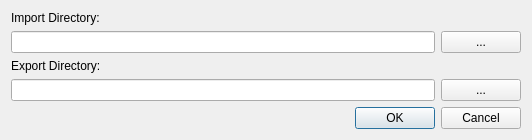
<?xml version="1.0" encoding="UTF-8"?>
<ui version="4.0">
 <class>Dialog</class>
 <widget class="QDialog" name="Dialog">
  <property name="geometry">
   <rect>
    <x>0</x>
    <y>0</y>
    <width>532</width>
    <height>112</height>
   </rect>
  </property>
  <property name="windowTitle">
   <string>Dialog</string>
  </property>
  <layout class="QVBoxLayout" name="verticalLayout">
   <item>
    <widget class="QLabel" name="label">
     <property name="text">
      <string>Import Directory:</string>
     </property>
    </widget>
   </item>
   <item>
    <layout class="QHBoxLayout" name="horizontalLayout_3">
     <item>
      <widget class="QLineEdit" name="import_line"/>
     </item>
     <item>
      <widget class="QPushButton" name="import_button">
       <property name="text">
        <string>...</string>
       </property>
      </widget>
     </item>
    </layout>
   </item>
   <item>
    <widget class="QLabel" name="label_2">
     <property name="text">
      <string>Export Directory:</string>
     </property>
    </widget>
   </item>
   <item>
    <layout class="QHBoxLayout" name="horizontalLayout_4">
     <item>
      <widget class="QLineEdit" name="export_line"/>
     </item>
     <item>
      <widget class="QPushButton" name="export_button">
       <property name="text">
        <string>...</string>
       </property>
      </widget>
     </item>
    </layout>
   </item>
   <item>
    <widget class="QDialogButtonBox" name="buttonBox">
     <property name="orientation">
      <enum>Qt::Horizontal</enum>
     </property>
     <property name="standardButtons">
      <set>QDialogButtonBox::Cancel|QDialogButtonBox::Ok</set>
     </property>
    </widget>
   </item>
  </layout>
 </widget>
 <resources/>
 <connections>
  <connection>
   <sender>buttonBox</sender>
   <signal>accepted()</signal>
   <receiver>Dialog</receiver>
   <slot>accept()</slot>
   <hints>
    <hint type="sourcelabel">
     <x>248</x>
     <y>254</y>
    </hint>
    <hint type="destinationlabel">
     <x>157</x>
     <y>274</y>
    </hint>
   </hints>
  </connection>
  <connection>
   <sender>buttonBox</sender>
   <signal>rejected()</signal>
   <receiver>Dialog</receiver>
   <slot>reject()</slot>
   <hints>
    <hint type="sourcelabel">
     <x>316</x>
     <y>260</y>
    </hint>
    <hint type="destinationlabel">
     <x>286</x>
     <y>274</y>
    </hint>
   </hints>
  </connection>
 </connections>
</ui>
